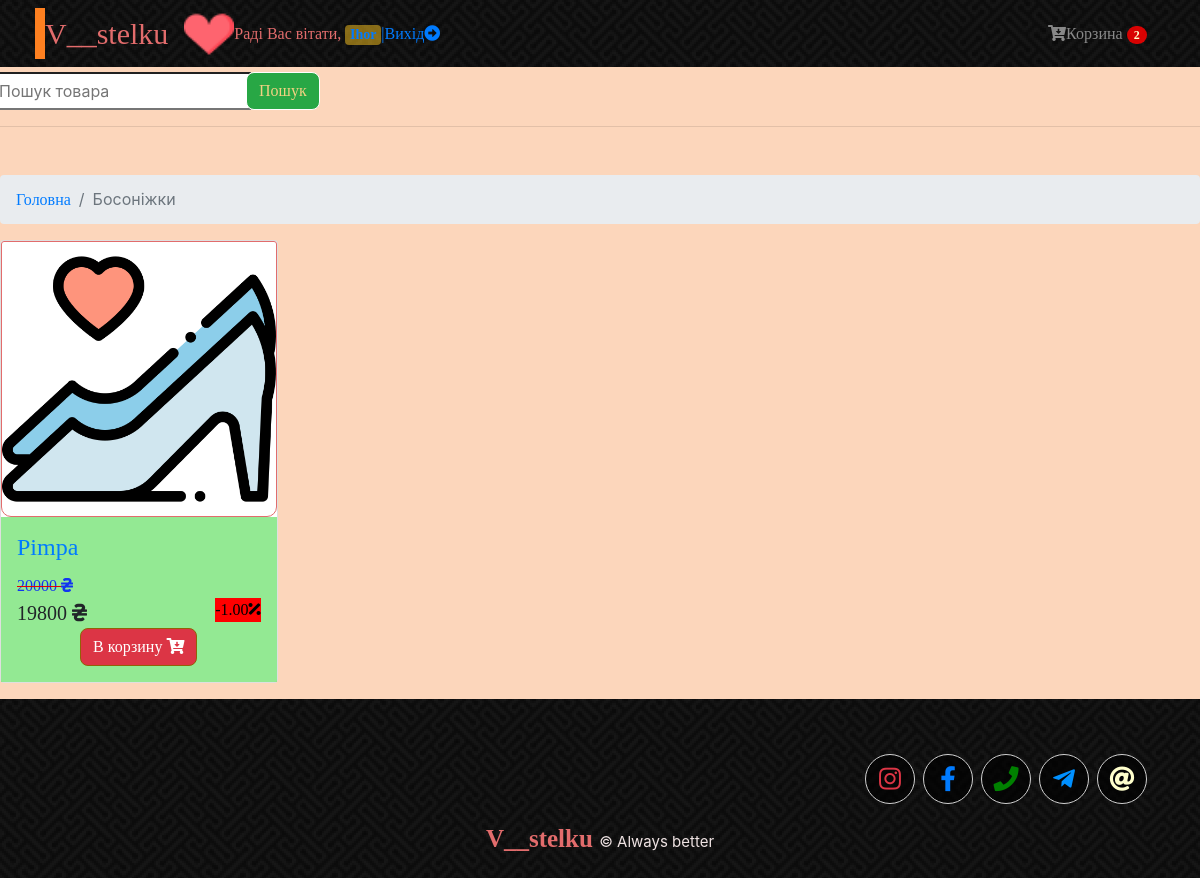
/category/boson/ (signed in), run on the app's committed database.
### mainapp/models.py (models this page shows, shortened)
class Cart(models.Model):
    owner = models.ForeignKey('Customer', null=True, verbose_name='Власник', on_delete=models.CASCADE)
    products = models.ManyToManyField(CartProduct, blank=True, related_name='related_cart')
    total_products = models.PositiveIntegerField(default=0)
    final_price = models.DecimalField(max_digits=9, default=0, decimal_places=2, verbose_name='Загальна цена')
    in_order = models.BooleanField(default=False)
    for_anonymous_user = models.BooleanField(default=False)

class Category(models.Model):
    name = models.CharField(max_length=255, verbose_name='Назва категорії')
    slug = models.SlugField(unique=True)

class Product(models.Model):
    category = models.ForeignKey(Category, verbose_name='Категорія', on_delete=models.CASCADE)
    title = models.CharField(max_length=255, verbose_name='Найменування')
    slug = models.SlugField(unique=True)
    image = models.ImageField(verbose_name='Зображення')
    code = models.CharField(max_length=234, verbose_name='Код продукту', blank=True)
    description = models.TextField(verbose_name='Опис', null=True, blank=True)
    price = models.DecimalField(max_digits=9, decimal_places=0, verbose_name='Стара ціна')
    sale = models.DecimalField(max_digits=9, decimal_places=2, verbose_name='Знижка', blank=True)
    size = models.CharField(max_length=255, verbose_name='Розмір')
    material = models.CharField(max_length=255, verbose_name='Матеріал', blank=True)
    color = models.CharField(max_length=255, verbose_name='Колір', blank=True)
    inside = models.CharField(max_length=255, verbose_name='Всередині', blank=True)
    sole = models.CharField(max_length=255, verbose_name='Підошва', blank=True)
    features = models.ManyToManyField("specs.ProductFeatures", blank=True, related_name='features_for_product')
    def get_absolute_url(self):
        return reverse('product_detail', kwargs={'slug': self.slug})
    def get_sale(self): # Розрахувати вартість знижки
        price = int(self.price * (100 - self.sale) / 100)
        return price

### mainapp/views.py (the view, shortened to what this page needs)
# urls.py: path('category/<str:slug>/', CategoryDetailView.as_view(), name='category_detail'),
class CategoryDetailView(CartMixin, DetailView):
    model = Category
    queryset = Category.objects.all()
    context_object_name = 'category'
    template_name = 'category_detail.html'
    slug_url_kwarg = 'slug'
    def get_context_data(self, **kwargs):
        context = super().get_context_data(**kwargs)
        query = self.request.GET.get('search')
        category = self.get_object()
        context['cart'] = self.cart
        context['categories'] = self.model.objects.all()
        if not query and not self.request.GET:
            context['category_products'] = category.product_set.all().order_by('-id')
            return context

### mainapp/mixins.py (called while the page is built)
    def dispatch(self, request, *args, **kwargs):
        if request.user.is_authenticated:
            customer = Customer.objects.filter(user=request.user).first()
            if not customer:
                customer = Customer.objects.create(
                    user=request.user
                )
            cart = Cart.objects.filter(owner=customer, in_order=False).first()
            if not cart:
                cart = Cart.objects.create(owner=customer)
        else:
            cart = Cart.objects.filter(for_anonymous_user=True).first()
            if not cart:
                cart = Cart.objects.create(for_anonymous_user=True)
        self.cart = cart
        return super().dispatch(request, *args, **kwargs)

### mainapp/templates/category_detail.html
{% extends 'base.html' %}
{% load search_filter %}
{% load static %}
{% block content %}
{% block productfilter %}
      <form class="d-flex mt-3" action="{% url 'category_detail' slug=category.slug %}" method="GET">
        <input class="form-row" name="search" type="search" placeholder="Пошук товара" aria-label="Search">
        <button class="btn btn-confirm" type="submit">Пошук</button>
      </form>
        <hr>
{% endblock productfilter %}
    <nav aria-label="breadcrumb" class="mt-5">
      <ol class="breadcrumb">
        <li class="breadcrumb-item"><a href="{% url 'base' %}">Головна</a></li>
        <li class="breadcrumb-item active">{{ category.name }}</li>
      </ol>
    </nav>
<div class="row">
  {% for product in category_products %}
  <div class="col-lg-3   col-md-3 mb-3">
            <div class="card h-100">
              <a href="{{ product.get_absolute_url }}"><img class="card-img-top" src="{{ product.image.url }}" alt=""></a>
              <div class="card-body">
                <h4 class="card-title">
                  <a href="{{ product.get_absolute_url }}">{{ product.title }}</a>
                </h4>
                <span class="text-decoration">{{ product.price }} <i class="fas fa-hryvnia"></i> </span>
                  <br>
                  <span class="new_price">{{ product.get_sale }} <i class="fas fa-hryvnia"></i></span> <span class="sale">-{{ product.sale }}<i class="fas fa-percentage"></i></span>
                <a href="{% url 'add_to_cart' slug=product.slug %}">
                  <button class="btn btn-danger">В корзину <i class="fas fa-cart-arrow-down"></i></button>
                </a>
              </div>
            </div>
          </div>
  {% endfor %}
</div>
{% endblock content %}

### mainapp/templates/base.html (shortened to what this page needs)
<!DOCTYPE html>
<html lang="uk">
{% load static %}
</html>
<head>
  <link rel="stylesheet" href="https://cdn.jsdelivr.net/npm/bootstrap@4.6.0/dist/css/bootstrap.min.css">
  <link rel="stylesheet" href="{% static 'mainapp/css/main.css' %}">
    <link rel="stylesheet" href="https://use.fontawesome.com/releases/v5.8.2/css/all.css">
</head>
<body>
  <nav class="navbar navbar-expand-lg navbar-dark bg-dark fixed-top">
    <div class="container">
      <a class="navbar-brand"  href="{% url 'base' %}">V__stelku</a>
      <a href="{% url 'base' %}"><img class="small-logo" src="{% static 'mainapp/img/favourite.png' %}" alt=""></a>
      <div class="collapse navbar-collapse" id="navbarResponsive">
          <ul class="navbar-nav">
            {% if not request.user.is_authenticated %}
          <li>
            <a class="text-maru" href="{% url 'login' %}">Авторизація</a>
          </li>
            <li>
            <a class="text-maru" href="{% url 'registration' %}">Реєстрація</a>
          </li>
          {% else %}
              <li class="nav-item">
                  <span class="text-maru">Раді Вас вітати, {% if request.user.is_authenticated %}<span class="badge badge-danger">
                    <a href="{% url 'profile' %}" style="text-decoration: none; font-size: 14px;">{{ request.user.username }}</a>
                  </span>{% else %} Гіcть!{% endif %}<a href="{% url 'logout' %}">|Вихід<i class="fas fa-arrow-alt-circle-right"></i></a></span>
              </li>
          {% endif %}
          </ul>
          <ul class="navbar-nav ml-auto">
          <li class="nav-item">
            <a class="nav-link" href="{% url 'cart' %}"><i class="fas fa-cart-arrow-down"></i>Корзина <span class="badge badge-pill badge-danger">{{ cart.products.count }}</span></a>
          </li>
        </ul>
      </div>
    </div>
  </nav>
  {% block content %}{% endblock content %}
	<footer class="footer">
		<div class="container">
            <ul class="social-link">
						<li class="email"><a href="mailto:bodnarchuchkam@gmail.com"><i class="fas fa-at"></i></a></li>
						<li class="telegram"><a href="https://t.me/vstelku"><i class="fab fa-telegram-plane"></i></a></li>
						<li class="phone"><a href="tel:+380989563397"><i class="fas fa-phone"></i></a></li>
						<li class="facebook"><a href="https://www.facebook.com/maria.bodnarchuk.980"><i class="fab fa-facebook-f"></i></a></li>
        				<li class="instagram"><a href="https://instagram.com/v__stelku?igshid=gx24zjif0m0q"><i class="fab fa-instagram"></i></a></li>
            </ul>
            <span class="copyright"><a href="{% url 'base' %}">V__stelku </a>&copy; <a1>Always better</a1></span>
</body>
</html>

### mainapp/static/mainapp/css/main.css (style rules this page uses)
body { background: rgba(252, 207, 176, 0.85); padding-top: 56px; }
.fixed-top { background:url('../img/pw_maze_black_2X.png') left top repeat; position: fixed; top: 0; right: 0; left: 0; z-index: 1030; }
.text-maru { font-family: Comic Sans MS, Comic Sans, cursive; color: #e26c6c; }
.navbar-dark .navbar-brand { font-size: 30px; font-family: "Monotype Corsiva"; color: #e26c6c; display: inline; background-color: rgba(66, 59, 59, 0); box-shadow: -10px 0 0 #FE8020; padding: 3px 0; }
.small-logo { position: center; border: none; width: 50px; height: 50px; }
.badge-danger { font-family: Comic Sans MS, Comic Sans, cursive; color: #ffffff; background-color: rgba(231, 180, 31, 0.56); }
.badge-pill { background-color: rgba(255, 0, 0, 0.84); color: #ffffcc; padding-right: .6em; padding-left: .6em; border-radius: 10rem; }
img { position: center; border: 1px #e26c6c solid; border-radius: 10px; }
.btn-danger { color: #fff; background-color: #dc3545; border-color: #936107; display: block; margin-left: auto; margin-right: auto; border-radius: 8px; cursor: pointer; text-align: center; text-decoration: none; outline: none; }
.text-decoration { font-family: Comic Sans MS, Comic Sans, cursive; font-size: 1rem; color: #1135f1; color: #1135f1; text-decoration: line-through; text-decoration-color: #e70000; }
span.sale { font-family: Comic Sans MS, Comic Sans, cursive; color: #000000; background-color: red; float: right; }
span.new_price { font-family: Comic Sans MS, Comic Sans, cursive; font-size: 1.25rem; }
.card-body { flex: 1 1 auto; min-height: 1px; padding: 1rem; background: rgba(124, 229, 124, 0.82); }
a { font-family: Comic Sans MS, Comic Sans, cursive; color: #007bff; text-decoration: none; background-color: transparent; }
.social-link { display: inline-block; vertical-align: top; width: auto; display:block; overflow:hidden; list-style:none; }
.social-link li { float: right; margin-right:8px; }
.social-link li a { display:block; width:50px; height:50px; text-align:center; line-height:50px; font-size:25px; background: rgba(0, 0, 0, 0.66); border-radius:50%; border: 1px #d0d0d0 solid; transition:all 0.3s ease-in-out; }
.fa-telegram-plane:before { color: #0090ff; content: "\f3fe"; }
.fa-instagram:before { color: #dc3545; content: "\f16d"; }
.fa-at:before { color: #ffffcc; content: "\f1fa"; }
.fa-phone:before { color: green; content: "\f095"; }
.footer { background:url('../img/pw_maze_black_2X.png') left top repeat; padding:20px 0 20px; z-index: 1030; }
.copyright, .credits { color:#cccccc; font-size:14px; display:block; text-align:center; }
.copyright a, .credits a { font-size: 25px; font-family: "Monotype Corsiva"; color: #e26c6c; font-weight:600; text-decoration: none; transition:all 0.3s ease-in-out; -moz-transition:all 0.3s ease-in-out; -webkit-transition:all 0.3s ease-in-out; }
.copyright, .credits { color: #efe3e3; font-size: 15px; display: block; text-align: center; }
.btn-confirm { font-family: Comic Sans MS, Comic Sans, cursive; color: #f3d282; background-color: #28a745; border-color: #ffffff; border-radius: 8px; display: inline-block; cursor: pointer; text-align: center; text-decoration: none; outline: none; }

### data on the page
Cart: products.count "2"
Category: name "Босоніжки"
Product: image (picture), title "Pimpa", price "20000", get_sale "19800", sale "1.00"
